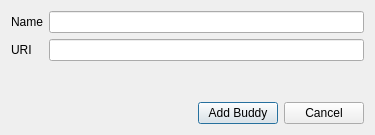
<ui version="4.0" >
 <class>addbuddyDlg</class>
 <widget class="QDialog" name="addbuddyDlg" >
  <property name="geometry" >
   <rect>
    <x>0</x>
    <y>0</y>
    <width>375</width>
    <height>135</height>
   </rect>
  </property>
  <property name="sizePolicy" >
   <sizepolicy vsizetype="Fixed" hsizetype="Fixed" >
    <horstretch>0</horstretch>
    <verstretch>0</verstretch>
   </sizepolicy>
  </property>
  <property name="maximumSize" >
   <size>
    <width>375</width>
    <height>135</height>
   </size>
  </property>
  <property name="windowTitle" >
   <string>Add Buddy</string>
  </property>
  <layout class="QVBoxLayout" name="verticalLayout" >
   <item>
    <layout class="QGridLayout" name="gridLayout" >
     <item row="0" column="0" >
      <widget class="QLabel" name="nameLabel" >
       <property name="text" >
        <string>Name</string>
       </property>
      </widget>
     </item>
     <item row="0" column="1" >
      <widget class="QLineEdit" name="nameText" />
     </item>
     <item row="1" column="0" >
      <widget class="QLabel" name="uriLabel" >
       <property name="text" >
        <string>URI</string>
       </property>
      </widget>
     </item>
     <item row="1" column="1" >
      <widget class="QLineEdit" name="uriText" />
     </item>
    </layout>
   </item>
   <item>
    <spacer name="verticalSpacer" >
     <property name="orientation" >
      <enum>Qt::Vertical</enum>
     </property>
     <property name="sizeHint" stdset="0" >
      <size>
       <width>20</width>
       <height>40</height>
      </size>
     </property>
    </spacer>
   </item>
   <item>
    <layout class="QHBoxLayout" name="horizontalLayout" >
     <item>
      <spacer name="horizontalSpacer" >
       <property name="orientation" >
        <enum>Qt::Horizontal</enum>
       </property>
       <property name="sizeHint" stdset="0" >
        <size>
         <width>40</width>
         <height>20</height>
        </size>
       </property>
      </spacer>
     </item>
     <item>
      <widget class="QPushButton" name="addBtn" >
       <property name="sizePolicy" >
        <sizepolicy vsizetype="Fixed" hsizetype="Fixed" >
         <horstretch>0</horstretch>
         <verstretch>0</verstretch>
        </sizepolicy>
       </property>
       <property name="maximumSize" >
        <size>
         <width>100</width>
         <height>28</height>
        </size>
       </property>
       <property name="text" >
        <string>Add Buddy</string>
       </property>
      </widget>
     </item>
     <item>
      <widget class="QPushButton" name="cancelBtn" >
       <property name="sizePolicy" >
        <sizepolicy vsizetype="Fixed" hsizetype="Fixed" >
         <horstretch>0</horstretch>
         <verstretch>0</verstretch>
        </sizepolicy>
       </property>
       <property name="maximumSize" >
        <size>
         <width>100</width>
         <height>28</height>
        </size>
       </property>
       <property name="text" >
        <string>Cancel</string>
       </property>
      </widget>
     </item>
    </layout>
   </item>
  </layout>
 </widget>
 <resources/>
 <connections>
  <connection>
   <sender>cancelBtn</sender>
   <signal>clicked()</signal>
   <receiver>addbuddyDlg</receiver>
   <slot>reject()</slot>
   <hints>
    <hint type="sourcelabel" >
     <x>327</x>
     <y>110</y>
    </hint>
    <hint type="destinationlabel" >
     <x>187</x>
     <y>67</y>
    </hint>
   </hints>
  </connection>
 </connections>
</ui>
